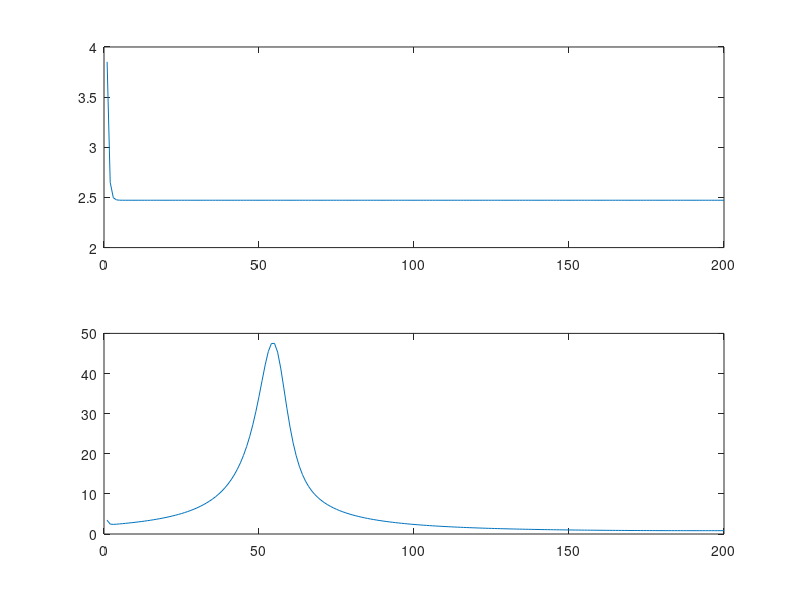

MATLAB code for this plot:
%% DSE_lab6_t1

Sigma0=100;
Sigma_w=4;
Sigma_r=1;

dt=1;
Phi=1;
Q=Sigma_w*dt;
P1=Sigma0;
P2=Sigma0;
R=Sigma_r;
for i=1:200
  H1=0.5;
  H2=cos(1+i/90);
  % prediction
  P1=Phi*P1*Phi'+Q;
  K1=P1*H1'*(H1*P1*H1'+R)^(-1);
  P1=(1-K1*H1)*P1;
  P_1(i)=P1;
  
  
  P2=Phi*P2*Phi'+Q;
  K2=P2*H2'*(H2*P2*H2'+R)^(-1);
  P2=(1-K2*H2)*P2;
  P_2(i)=P2;
end

t=1:200;
figure;
subplot(2,1,1);
plot(t,P_1);
subplot(2,1,2);
plot(t,P_2);
